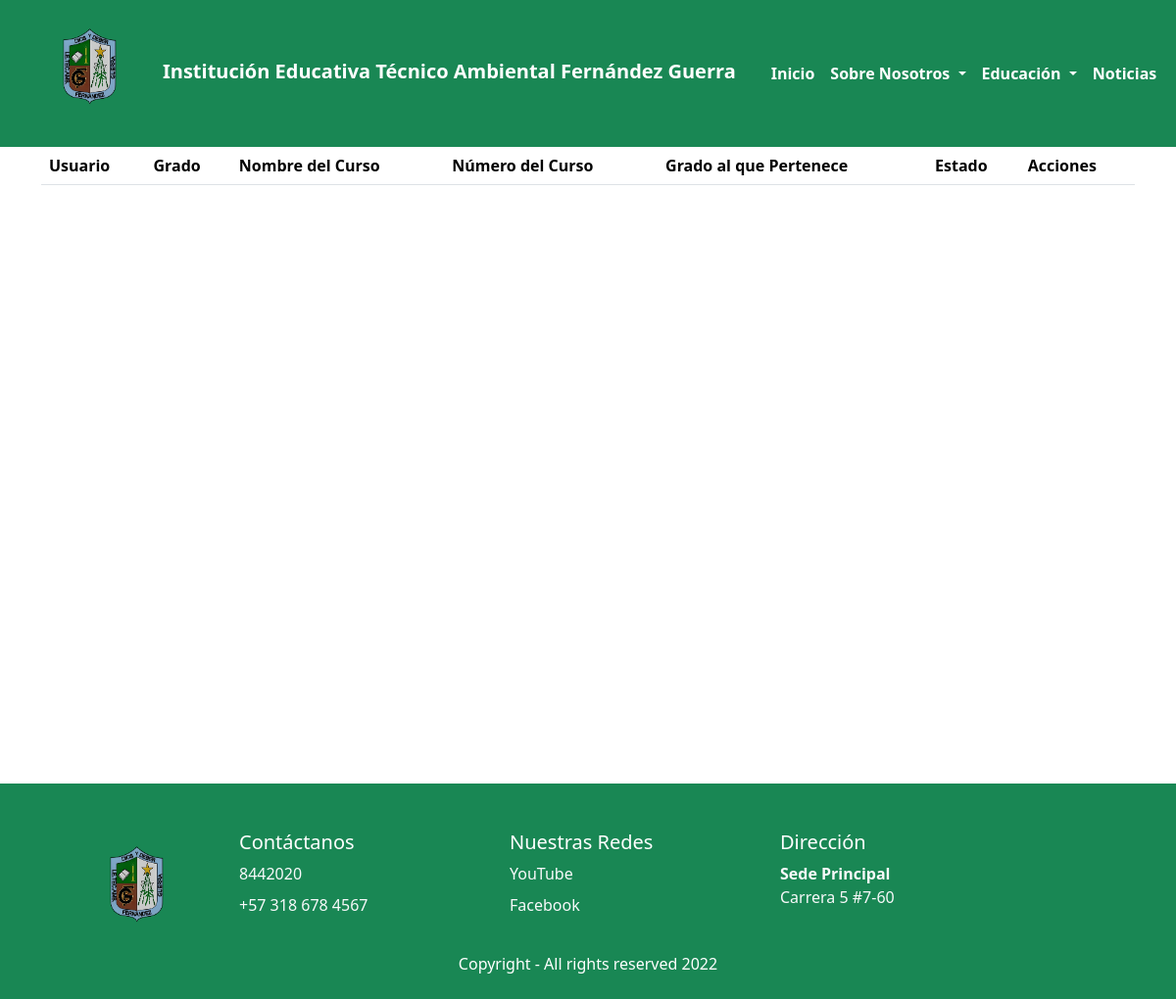
Before: /curso/ with the older database file.
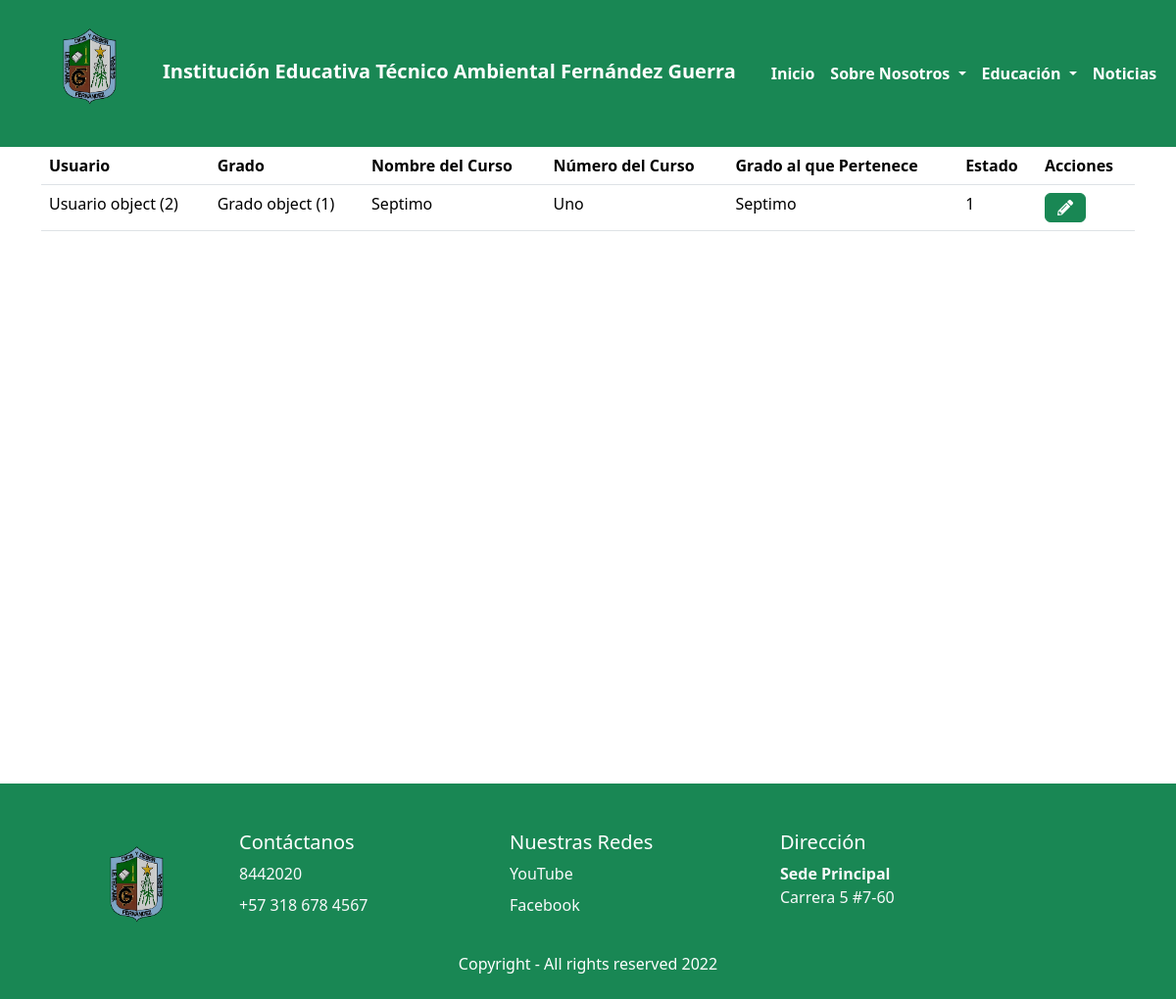
After: the same page with the newer database file.
### curso/models.py (models this page shows)
class Curso(models.Model):
        usuario=models.ForeignKey(Usuario, on_delete=models.CASCADE,verbose_name='Usuario')
        grado=models.ForeignKey(Grado, on_delete=models.CASCADE,verbose_name='Grado')
        nombreCurso=models.CharField(max_length=20, verbose_name="Nombre Curso")
        numCurso=models.CharField(max_length=40, verbose_name="Número Curso")
        class GradoPerte(models.TextChoices):
                Sexto='Sexto', _('Sexto')
                Septimo='Septimo', _('Séptimo')
                Octavo='Octavo', _('Octavo')
                Noveno='Noveno', _(' Noveno')
                Decimo='Decimo', _('Décimo')
                Once='Once', _('Once')
        GradoPerte=models.CharField(max_length=10,choices=GradoPerte.choices, default=GradoPerte.Sexto, verbose_name="Grado al que pertenece")
        class Estado(models.TextChoices):
                ACTIVO='1', _('Activo')
                INACTIVO='0', _('Inactivo')
        Estado=models.CharField(max_length=1,choices=Estado.choices, default=Estado.ACTIVO, verbose_name="Estado")

### usuarios/models.py (models this page shows)
class Usuario(models.Model):
    class TipoDoc(models.TextChoices):
        CC='CC', _('Cédula de Ciudadanía')
        CE='CE', _('Cédula de Extranjería')
        PP='PP', _('Pasaporte')
    TipoDoc=models.CharField(max_length=3, choices=TipoDoc.choices , default=TipoDoc.CC, verbose_name="Tipo de Documento")
    numDoc=models.CharField(max_length=60, verbose_name="Número de Documento")
    nombres=models.CharField(max_length=60, verbose_name="Nombres")
    apellidos=models.CharField(max_length=60, verbose_name="Apellidos")
    class Jornada(models.TextChoices):
        JM='MAÑANA', _('Jornada Mañana')
        JT='TARDE', _('Jornada Tarde')
    Jornada=models.CharField(max_length=10,choices=Jornada.choices , default=Jornada.JM, verbose_name="Jornada")
    telefono=models.CharField(max_length=20, verbose_name="Teléfono")
    direccion=models.CharField(max_length=40, verbose_name="Dirección")
    correo=models.CharField(max_length=40, verbose_name="Correo Electrónico")
    class Genero(models.TextChoices):
        M='M', _('Masculino')
        F='F', _('Femenino')
        I='I', _('Indefinido')
    Genero=models.CharField(max_length=3,choices=Genero.choices, default=Genero.M, verbose_name="Género")
    class Rol(models.TextChoices):
        ADMIN='ADMIN', _('Administrador')
        DIRECTIVO='DIRECTIVO', _('Directivo')
        SECRETARIA='SECRETARIA', _('Secretaria')
    Rol=models.CharField(max_length=10,choices=Rol.choices, default=Rol.ADMIN, verbose_name="Rol")
    class Estado(models.TextChoices):
        ACTIVO='1', _('Activo')
        INACTIVO='0', _('Inactivo')
    Estado=models.CharField(max_length=1,choices=Estado.choices, default=Estado.ACTIVO, verbose_name="Estado")

### grado/models.py (models this page shows)
class Grado(models.Model):
    usuario=models.ForeignKey(Usuario, on_delete=models.CASCADE,verbose_name='Usuario')
    nomGrado=models.CharField(max_length=20, verbose_name="Nombre Grado")
    numGrado=models.CharField(max_length=20, verbose_name="Número Grado")

### curso/views.py (the view)
# urls.py: path('curso/', include('curso.urls')),
def curso(request):
    curso= Curso.objects.all()
    titulo="curso"
    context={
        'titulo':titulo,
        'curso':curso
}
    return render(request,'curso/curso.html',context)

### base/Templates/curso/curso.html
{% extends 'partials/body.html' %}
{% block contenido %}
<table class="table">
  <thead>
    <tr>
      <th scope="col">Usuario</th>
      <th scope="col">Grado</th>
      <th scope="col">Nombre del Curso</th>
      <th scope="col">Número del Curso</th>
      <th scope="col">Grado al que Pertenece</th>
      <th scope="col">Estado</th>
      <th scope="col">Acciones</th>
    </tr>
  </thead>
  <tbody>
    {% for curso in curso %}
    <tr>
      <td>{{curso.usuario}}</td>
      <td>{{curso.grado}}</td>
      <td>{{curso.nombreCurso}}</td>
      <td>{{curso.numCurso}}</td>
      <td>{{curso.GradoPerte}}</td>
      <td>{{curso.Estado}}</td>
      <td><a class="btn btn-success" href="#"><i class="fas fa-pencil-alt"></i></a></td>
    </tr>
    {% endfor %}
  </tbody>
</table>
{% endblock contenido %}

Changed rows visible on the page:
added Curso: usuario "Usuario object (2)", grado "Grado object (1)", nombreCurso "Septimo", numCurso "Uno", GradoPerte "Septimo", Estado "1"
